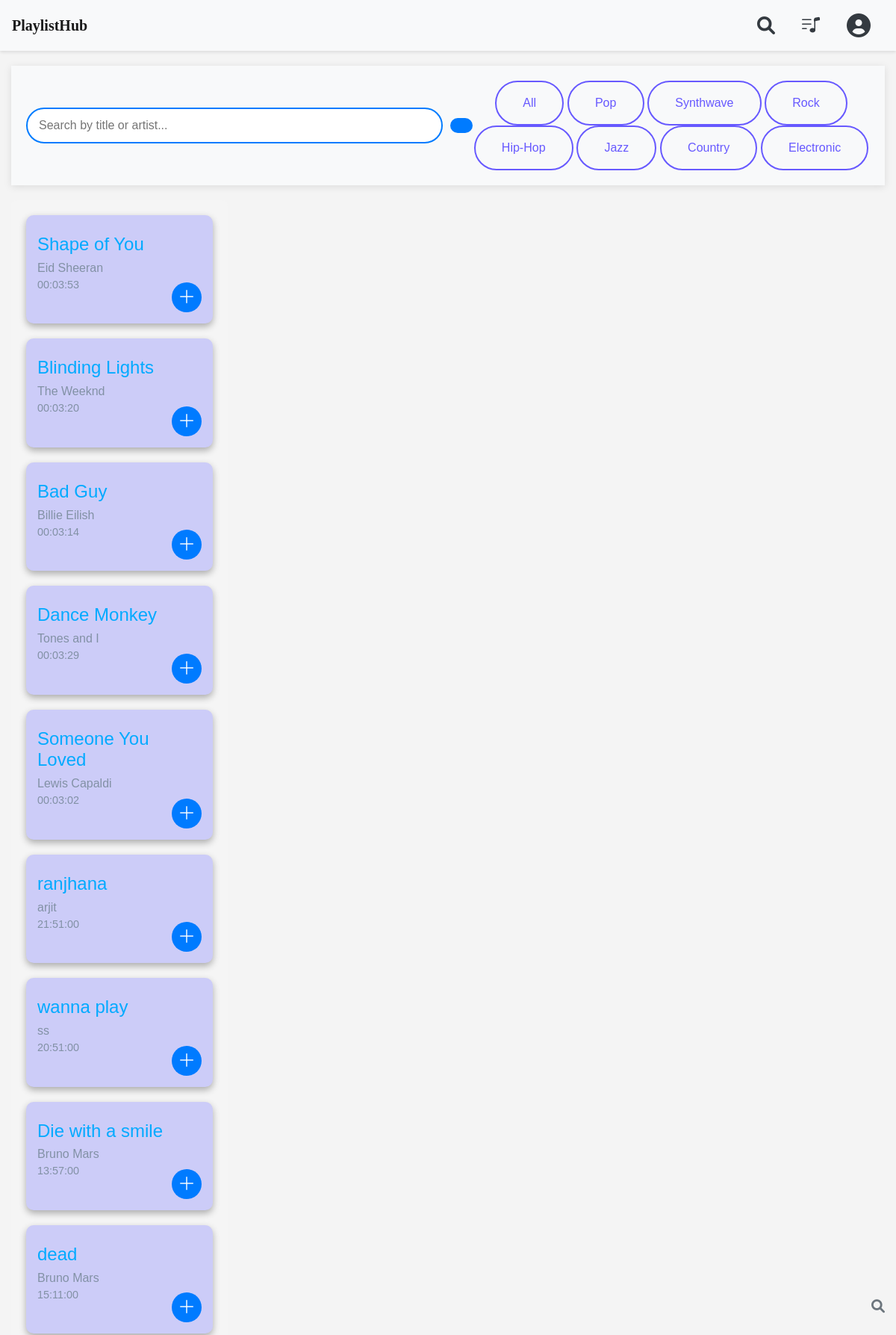
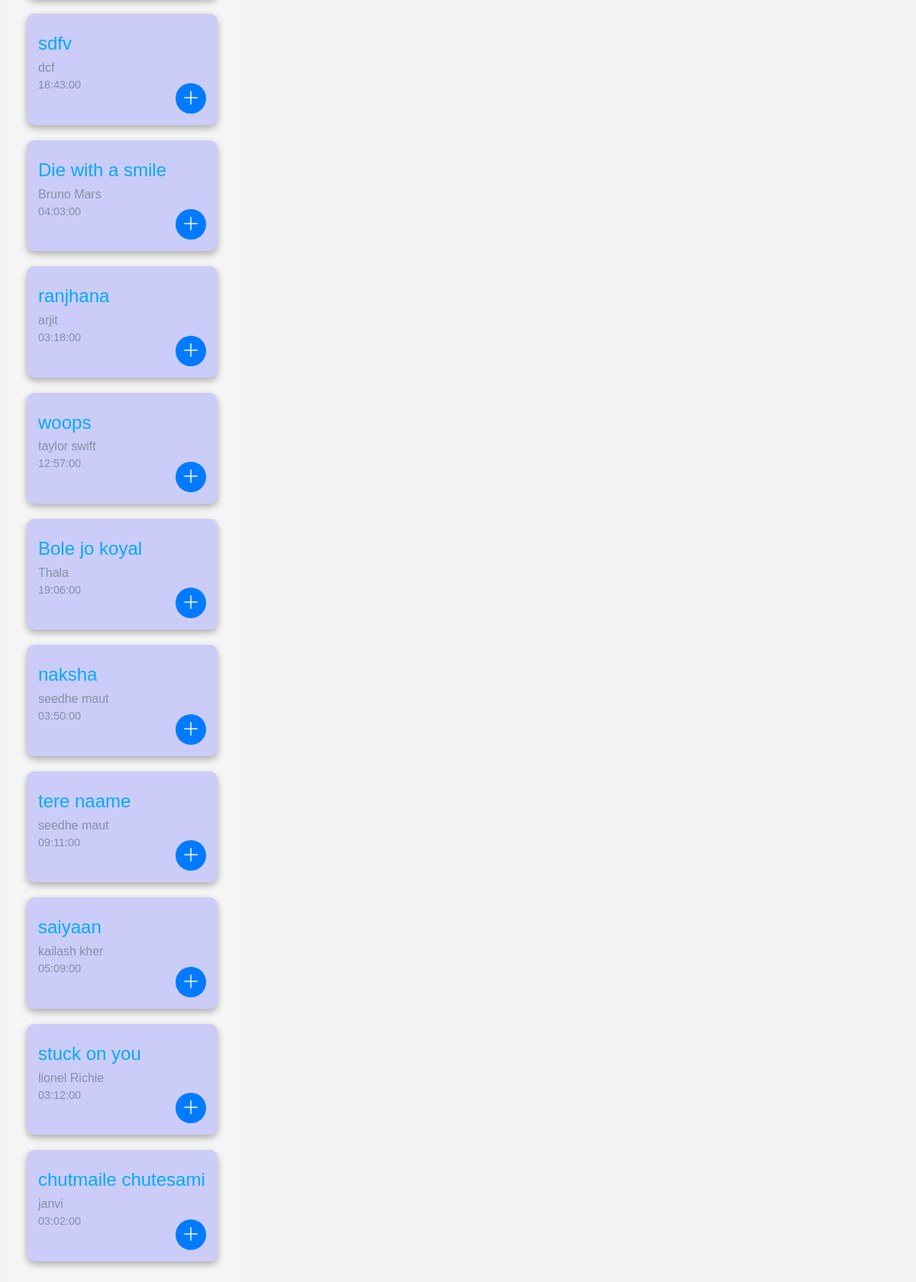
The app's page /search.php (signed in) with its own data (2 pictures, top to bottom).
### tables this page shows
CREATE TABLE `songs` (
  `song_id` int(11) NOT NULL,
  `title` varchar(100) NOT NULL,
  `artist` varchar(100) NOT NULL,
  `album` varchar(100) DEFAULT NULL,
  `genre` varchar(50) DEFAULT NULL,
  `duration` time DEFAULT NULL
);

### public/search.php (the view, shortened to what this page needs)
<?php
$host = 'localhost';
$db = 'playlisthub';
$user = 'root';
$pass = '';
$conn = new mysqli($host, $user, $pass, $db);
include 'header.php';
$searchQuery = isset($_GET['search']) ? $_GET['search'] : '';
$query = "SELECT songs.song_id, songs.title, songs.artist, songs.genre, songs.duration
          FROM songs
          WHERE 1";
$result = $conn->query($query);
$songs = [];
if ($result && $result->num_rows > 0) {
    while ($row = $result->fetch_assoc()) {
        $songs[] = $row;
    }
}
?>
<!DOCTYPE html>
<html lang="en">
<head>
    <link rel="stylesheet" href="../assets/css/style7.css">
</head>
<body>
    <div class="container">
    <header class="search-header">
    <form action="" method="GET" class="search-form">
        <input
            type="text"
            name="search"
            placeholder="Search by title or artist..."
            value="<?= htmlspecialchars($searchQuery) ?>"
            class="search-input">
        <button type="submit" class="search-button">
             <i class="fas fa-search search-icon"></i>
        </button>
    </form>
    <div id="buttons">
    <button class="button-value" onclick="filterSongs('all', event)">All</button>
    <button class="button-value" onclick="filterSongs('Pop', event)">Pop</button>
    <button class="button-value" onclick="filterSongs('Synthwave', event)">Synthwave</button>
    <button class="button-value" onclick="filterSongs('Rock', event)">Rock</button>
    <button class="button-value" onclick="filterSongs('Hip-Hop', event)">Hip-Hop</button>
    <button class="button-value" onclick="filterSongs('Jazz', event)">Jazz</button>
    <button class="button-value" onclick="filterSongs('Country', event)">Country</button>
    <button class="button-value" onclick="filterSongs('Electronic', event)">Electronic</button>
</div>
</header>
<main class="results">
    <ul>
        <?php if (!empty($songs)): ?>
            <?php foreach ($songs as $song): ?>
                <li class="song-card" data-genre="<?= htmlspecialchars($song['genre']) ?>">
                    <div class="song-details">
                        <h3 class="song-title"><?= htmlspecialchars($song['title']) ?></h3>
                        <p class="song-artist"><?= htmlspecialchars($song['artist']) ?></p>
                        <p class="song-duration"><?= htmlspecialchars($song['duration']) ?></p>
                    </div>
                    <button
                        class="add-to-playlist"
                        data-song-id="<?= htmlspecialchars($song['song_id']) ?>"
                        onclick="openPlaylistModal(<?= htmlspecialchars($song['song_id']) ?>)">
                        <i class="bi bi-plus-lg"></i>
                    </button>
                </li>
            <?php endforeach; ?>
        <?php else: ?>
            <li class="no-results">No results found. Try a different search!</li>
        <?php endif; ?>
    </ul>
</main>
</body>
</html>

### assets/styleh.css (style rules this page uses)
body { font-family: Arial, sans-serif; background-color: #F8F9FA; color: #343A40; margin: 0; padding: 0; }
.search-icon { position: absolute; right: 15px; top: 50%; transform: translateY(-50%); font-size: 18px; color: #6c757d; }

### assets/style7.css (style rules this page uses)
body { font-family: Arial, sans-serif; margin: 0; padding: 0; background-color: #f4f4f4; }
.container { max-width: 1200px; margin: 20px auto; display: grid; grid-template-columns: 1fr 3fr; gap: 20px; }
header { grid-column: span 2; text-align: center; padding: 20px; background-color: #007BFF; color: white; }
.search-header { display: flex; justify-content: center; padding: 20px; background-color: #f8f9fa; box-shadow: 0 2px 10px rgba(0, 0, 0, 0.1); }
.search-form { display: flex; align-items: center; width: 100%; max-width: 600px; }
.search-input { flex: 1; padding: 10px 15px; border: 2px solid #007bff; border-radius: 25px; font-size: 16px; transition: border-color 0.3s ease; }
.search-button { background-color: #007bff; color: white; border: none; border-radius: 25px; padding: 10px 15px; margin-left: 10px; cursor: pointer; font-size: 16px; transition: background-color 0.3s ease, transform 0.2s ease; display: flex; align-items: center; justify-content: center; }
.search-button i { font-size: 18px; }
.results { padding: 20px; background-color: #f5f5f5; border-radius: 8px; }
.results ul { list-style: none; padding: 0; display: grid; grid-template-columns: repeat(auto-fit, minmax(250px, 1fr)); gap: 20px; }
.song-card { background-color: #ccccf8; border-radius: 10px; padding: 15px; box-shadow: 0 4px 10px rgba(0, 0, 0, 0.3); transition: transform 0.2s ease, box-shadow 0.2s ease; position: relative; overflow: hidden; display: flex; flex-direction: column; width: 100%; box-sizing: border-box; }
.song-details { margin: 10px 0; color: #ffffff; }
.song-title { font-size: 1.5em; margin: 0 0 5px; color: #00aaff; }
.song-artist { font-size: 1em; margin: 0; color: #8291a5; }
.song-duration { font-size: 0.9em; color: #8291a5; }
.add-to-playlist { position: absolute; bottom: 15px; right: 15px; background-color: #007bff; color: white; border: none; border-radius: 50%; width: 40px; height: 40px; display: flex; align-items: center; justify-content: center; font-size: 1.5em; cursor: pointer; transition: background-color 0.2s ease; }
.button-value { border: 2px solid #6759ff; padding: 1em 2.2em; border-radius: 3em; background-color: transparent; color: #6759ff; cursor: pointer; }

### records on screen
songs: title "Shape of You", artist "Eid Sheeran", duration "00:03:53"
songs: title "Blinding Lights", artist "The Weeknd", duration "00:03:20"
songs: title "Bad Guy", artist "Billie Eilish", duration "00:03:14"
songs: title "Dance Monkey", artist "Tones and I", duration "00:03:29"
songs: title "Someone You Loved", artist "Lewis Capaldi", duration "00:03:02"
songs: title "ranjhana", artist "arjit", duration "21:51:00"
songs: title "wanna play", artist "ss", duration "20:51:00"
songs: title "Die with a smile", artist "Bruno Mars", duration "13:57:00"
songs: title "dead", artist "Bruno Mars", duration "15:11:00"
songs: title "sdfv", artist "dcf", duration "18:43:00"
songs: title "Die with a smile", artist "Bruno Mars", duration "04:03:00"
songs: title "ranjhana", artist "arjit", duration "03:18:00"
songs: title "woops", artist "taylor swift", duration "12:57:00"
songs: title "Bole jo koyal", artist "Thala", duration "19:06:00"
songs: title "naksha", artist "seedhe maut", duration "03:50:00"
songs: title "tere naame", artist "seedhe maut", duration "09:11:00"
songs: title "saiyaan", artist "kailash kher", duration "05:09:00"
songs: title "stuck on you", artist "lionel Richie", duration "03:12:00"
songs: title "chutmaile chutesami", artist "janvi", duration "03:02:00"
